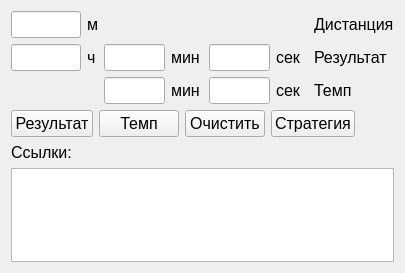
<?xml version="1.0" encoding="UTF-8"?>
<ui version="4.0">
 <class>MainWindow</class>
 <widget class="QMainWindow" name="MainWindow">
  <property name="geometry">
   <rect>
    <x>0</x>
    <y>0</y>
    <width>405</width>
    <height>273</height>
   </rect>
  </property>
  <property name="windowTitle">
   <string>MainWindow</string>
  </property>
  <widget class="QWidget" name="centralWidget">
   <layout class="QVBoxLayout" name="verticalLayout">
    <item>
     <layout class="QGridLayout" name="gridLayout">
      <item row="0" column="0">
       <widget class="QLineEdit" name="edtDistance">
        <property name="minimumSize">
         <size>
          <width>70</width>
          <height>0</height>
         </size>
        </property>
        <property name="maximumSize">
         <size>
          <width>70</width>
          <height>16777215</height>
         </size>
        </property>
        <property name="font">
         <font>
          <pointsize>12</pointsize>
         </font>
        </property>
       </widget>
      </item>
      <item row="0" column="1">
       <widget class="QLabel" name="label_4">
        <property name="font">
         <font>
          <pointsize>12</pointsize>
         </font>
        </property>
        <property name="text">
         <string>м</string>
        </property>
       </widget>
      </item>
      <item row="0" column="2">
       <spacer name="horizontalSpacer_3">
        <property name="orientation">
         <enum>Qt::Horizontal</enum>
        </property>
        <property name="sizeHint" stdset="0">
         <size>
          <width>40</width>
          <height>20</height>
         </size>
        </property>
       </spacer>
      </item>
      <item row="0" column="3">
       <spacer name="horizontalSpacer_4">
        <property name="orientation">
         <enum>Qt::Horizontal</enum>
        </property>
        <property name="sizeHint" stdset="0">
         <size>
          <width>40</width>
          <height>20</height>
         </size>
        </property>
       </spacer>
      </item>
      <item row="0" column="4">
       <spacer name="horizontalSpacer_5">
        <property name="orientation">
         <enum>Qt::Horizontal</enum>
        </property>
        <property name="sizeHint" stdset="0">
         <size>
          <width>40</width>
          <height>20</height>
         </size>
        </property>
       </spacer>
      </item>
      <item row="0" column="5">
       <spacer name="horizontalSpacer_6">
        <property name="orientation">
         <enum>Qt::Horizontal</enum>
        </property>
        <property name="sizeHint" stdset="0">
         <size>
          <width>40</width>
          <height>20</height>
         </size>
        </property>
       </spacer>
      </item>
      <item row="0" column="6">
       <widget class="QLabel" name="label">
        <property name="font">
         <font>
          <pointsize>12</pointsize>
         </font>
        </property>
        <property name="text">
         <string>Дистанция</string>
        </property>
       </widget>
      </item>
      <item row="1" column="0">
       <widget class="QLineEdit" name="edtResHour">
        <property name="maximumSize">
         <size>
          <width>70</width>
          <height>16777215</height>
         </size>
        </property>
        <property name="font">
         <font>
          <pointsize>12</pointsize>
         </font>
        </property>
       </widget>
      </item>
      <item row="1" column="1">
       <widget class="QLabel" name="label_5">
        <property name="font">
         <font>
          <pointsize>12</pointsize>
         </font>
        </property>
        <property name="text">
         <string>ч</string>
        </property>
       </widget>
      </item>
      <item row="1" column="2">
       <widget class="QLineEdit" name="edtResMin">
        <property name="maximumSize">
         <size>
          <width>70</width>
          <height>16777215</height>
         </size>
        </property>
        <property name="font">
         <font>
          <pointsize>12</pointsize>
         </font>
        </property>
       </widget>
      </item>
      <item row="1" column="3">
       <widget class="QLabel" name="label_6">
        <property name="font">
         <font>
          <pointsize>12</pointsize>
         </font>
        </property>
        <property name="text">
         <string>мин</string>
        </property>
       </widget>
      </item>
      <item row="1" column="4">
       <widget class="QLineEdit" name="edtResSec">
        <property name="maximumSize">
         <size>
          <width>70</width>
          <height>16777215</height>
         </size>
        </property>
        <property name="font">
         <font>
          <pointsize>12</pointsize>
         </font>
        </property>
       </widget>
      </item>
      <item row="1" column="5">
       <widget class="QLabel" name="label_7">
        <property name="font">
         <font>
          <pointsize>12</pointsize>
         </font>
        </property>
        <property name="text">
         <string>сек</string>
        </property>
       </widget>
      </item>
      <item row="1" column="6">
       <widget class="QLabel" name="label_2">
        <property name="font">
         <font>
          <pointsize>12</pointsize>
         </font>
        </property>
        <property name="text">
         <string>Результат</string>
        </property>
       </widget>
      </item>
      <item row="2" column="0">
       <spacer name="horizontalSpacer_2">
        <property name="orientation">
         <enum>Qt::Horizontal</enum>
        </property>
        <property name="sizeHint" stdset="0">
         <size>
          <width>40</width>
          <height>20</height>
         </size>
        </property>
       </spacer>
      </item>
      <item row="2" column="1">
       <spacer name="horizontalSpacer">
        <property name="orientation">
         <enum>Qt::Horizontal</enum>
        </property>
        <property name="sizeHint" stdset="0">
         <size>
          <width>13</width>
          <height>22</height>
         </size>
        </property>
       </spacer>
      </item>
      <item row="2" column="2">
       <widget class="QLineEdit" name="edtPaceMin">
        <property name="maximumSize">
         <size>
          <width>70</width>
          <height>16777215</height>
         </size>
        </property>
        <property name="font">
         <font>
          <pointsize>12</pointsize>
         </font>
        </property>
       </widget>
      </item>
      <item row="2" column="3">
       <widget class="QLabel" name="label_8">
        <property name="font">
         <font>
          <pointsize>12</pointsize>
         </font>
        </property>
        <property name="text">
         <string>мин</string>
        </property>
       </widget>
      </item>
      <item row="2" column="4">
       <widget class="QLineEdit" name="edtPaceSec">
        <property name="maximumSize">
         <size>
          <width>70</width>
          <height>16777215</height>
         </size>
        </property>
        <property name="font">
         <font>
          <pointsize>12</pointsize>
         </font>
        </property>
       </widget>
      </item>
      <item row="2" column="5">
       <widget class="QLabel" name="label_9">
        <property name="font">
         <font>
          <pointsize>12</pointsize>
         </font>
        </property>
        <property name="text">
         <string>сек</string>
        </property>
       </widget>
      </item>
      <item row="2" column="6">
       <widget class="QLabel" name="label_3">
        <property name="font">
         <font>
          <pointsize>12</pointsize>
         </font>
        </property>
        <property name="text">
         <string>Темп</string>
        </property>
       </widget>
      </item>
     </layout>
    </item>
    <item>
     <layout class="QHBoxLayout" name="horizontalLayout">
      <item>
       <widget class="QPushButton" name="btnStart">
        <property name="font">
         <font>
          <pointsize>12</pointsize>
         </font>
        </property>
        <property name="text">
         <string>Результат</string>
        </property>
       </widget>
      </item>
      <item>
       <widget class="QPushButton" name="btnStartTime">
        <property name="font">
         <font>
          <pointsize>12</pointsize>
         </font>
        </property>
        <property name="text">
         <string>Темп</string>
        </property>
       </widget>
      </item>
      <item>
       <widget class="QPushButton" name="btnClear">
        <property name="font">
         <font>
          <pointsize>12</pointsize>
         </font>
        </property>
        <property name="text">
         <string>Очистить</string>
        </property>
       </widget>
      </item>
      <item>
       <widget class="QPushButton" name="btnStrategy">
        <property name="font">
         <font>
          <pointsize>12</pointsize>
         </font>
        </property>
        <property name="text">
         <string>Стратегия</string>
        </property>
       </widget>
      </item>
      <item>
       <spacer name="horizontalSpacer_7">
        <property name="orientation">
         <enum>Qt::Horizontal</enum>
        </property>
        <property name="sizeHint" stdset="0">
         <size>
          <width>40</width>
          <height>20</height>
         </size>
        </property>
       </spacer>
      </item>
     </layout>
    </item>
    <item>
     <widget class="QLabel" name="label_10">
      <property name="font">
       <font>
        <pointsize>12</pointsize>
       </font>
      </property>
      <property name="text">
       <string>Ссылки:</string>
      </property>
     </widget>
    </item>
    <item>
     <widget class="QListWidget" name="lstAll">
      <property name="font">
       <font>
        <pointsize>10</pointsize>
       </font>
      </property>
     </widget>
    </item>
   </layout>
  </widget>
 </widget>
 <layoutdefault spacing="6" margin="11"/>
 <resources/>
 <connections/>
</ui>
